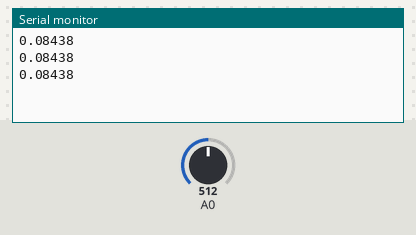
A sketch run on a simulated Arduino Uno, built with avr-gcc and run on an emulated ATmega328P. On the bench: the last lines printed to the serial monitor. The test bench sets the inputs (shaded band); at power-on: A0 = 512.

Above: at 1.3 s.
1.4 s: A0 set to 716
At 1.9 s:
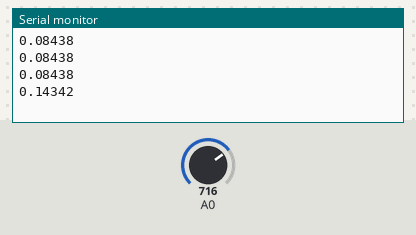
2.9 s: A0 set to 900
At 3.4 s:
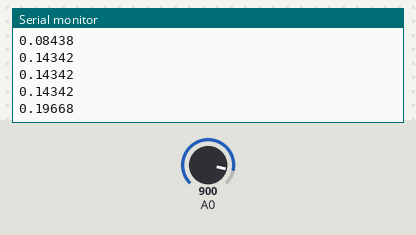
Timing chart, 0 to 5.9 s (numbered marks = the images above; inputs shaded):
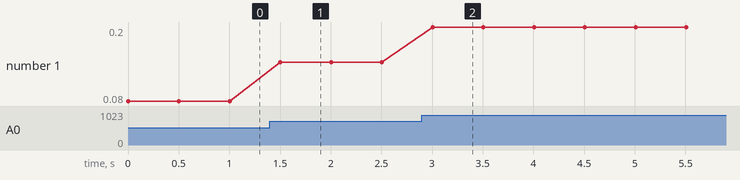

Measured:
- after the input at 1.4 s, the serial monitor: prints a new line after 0.10 s (image 1)
- after the input at 2.9 s, the serial monitor: prints a new line after 0.11 s (image 2)
- plotted number 1: 0.08 → 0.14 after the input at 1.4 s, 0.14 → 0.2 after the input at 2.9 s

The sketch:

Pressure_Sensor.ino
```cpp
void setup() {
  // put your setup code here, to run once:
Serial.begin(9600);

}

void loop() {
  // put your main code here, to run repeatedly:
  float sensorValue = analogRead(A0);
  // Converting pressure from Bar to PSF
  float pressure = sensorValue*9.6;

  // Density of the fluid (lb/ft^3)
  float r = 1030;
  // Acceleration due to gravity (ft/s^2)
  float g = 32.2;
  // Atmospheric pressure in psf (lb/ft^2)
  float patm = 2116.8;
  float depth = (pressure - patm)/(r*g);
  Serial.println(depth,5);
  delay(500);


}
```
